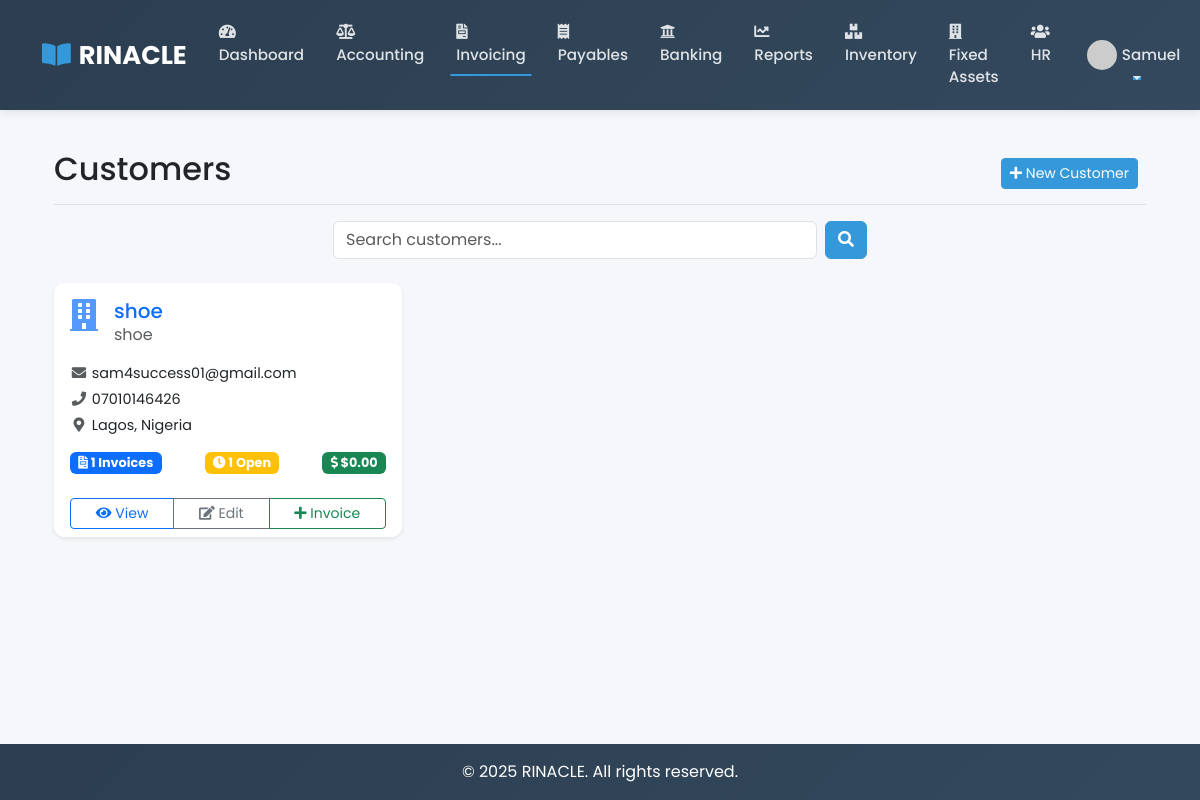
Page /invoicing/customers/ (signed in) on the committed database.
### invoicing/models.py (models this page shows, shortened)
class Customer(models.Model):
    CUSTOMER_TYPES = [
        ('business', 'Business'),
        ('individual', 'Individual'),
    ]
    customer_type = models.CharField(max_length=20, choices=CUSTOMER_TYPES, default='business')
    company_name = models.CharField(max_length=255, blank=True, null=True)
    first_name = models.CharField(max_length=100)
    last_name = models.CharField(max_length=100)
    email = models.EmailField()
    phone = models.CharField(max_length=20, blank=True, null=True)
    address_line1 = models.CharField(max_length=255, blank=True, null=True)
    address_line2 = models.CharField(max_length=255, blank=True, null=True)
    city = models.CharField(max_length=100, blank=True, null=True)
    state = models.CharField(max_length=100, blank=True, null=True)
    postal_code = models.CharField(max_length=20, blank=True, null=True)
    country = models.CharField(max_length=100, blank=True, null=True)
    tax_number = models.CharField(max_length=50, blank=True, null=True)
    notes = models.TextField(blank=True, null=True)
    created_at = models.DateTimeField(auto_now_add=True)
    updated_at = models.DateTimeField(auto_now=True)
    created_by = models.ForeignKey(settings.AUTH_USER_MODEL, on_delete=models.PROTECT, related_name='customers_created')
    class Meta:
        ordering = ['-created_at']
    def __str__(self):
        if self.customer_type == 'business' and self.company_name:
            return self.company_name
        return f"{self.first_name} {self.last_name}"

### invoicing/views.py (the view, shortened to what this page needs)
# urls.py: path('customers/', views.customer_list, name='customer_list'),
@login_required
def customer_list(request):
    customers = Customer.objects.all()
    search_query = request.GET.get('q')
    for customer in customers:
        customer.total_invoices = Invoice.objects.filter(customer=customer).count()
        customer.open_invoices = Invoice.objects.filter(
            customer=customer,
            status__in=['draft', 'sent', 'viewed', 'partially_paid', 'overdue']
        ).count()
        customer.total_spent = Invoice.objects.filter(
            customer=customer,
            status='paid'
        ).aggregate(total=Sum('total'))['total'] or 0
    paginator = Paginator(customers, 20)
    page_number = request.GET.get('page')
    page_obj = paginator.get_page(page_number)
    context = {
        'title': 'Customers',
        'customers': page_obj,
        'search_query': search_query,
        'is_paginated': paginator.num_pages > 1,
        'page_obj': page_obj,
    }
    return render(request, 'invoicing/customer_list.html', context)

### templates/invoicing/customer_list.html (shortened to what this page needs)
{% extends 'base.html' %}
{% block extra_css %}
<link href="https://cdnjs.cloudflare.com/ajax/libs/font-awesome/5.15.4/css/all.min.css" rel="stylesheet">
{% endblock %}
{% block content %}
<div class="container-fluid">
  <div class="d-flex justify-content-between flex-wrap flex-md-nowrap align-items-center pt-3 pb-2 mb-3 border-bottom">
    <h1 class="h2">Customers</h1>
    <div class="btn-toolbar mb-2 mb-md-0">
      <div class="btn-group me-2">
        <a href="{% url 'invoicing:customer_create' %}" class="btn btn-sm btn-primary">
          <i class="fas fa-plus"></i> New Customer
        </a>
      </div>
    </div>
  </div>
  <div class="row mb-4">
    <div class="col-md-6 offset-md-3">
      <form method="get" action="{% url 'invoicing:customer_list' %}" class="d-flex">
        <input type="text" name="q" class="form-control" placeholder="Search customers..." value="{{ search_query|default:'' }}">
        <button type="submit" class="btn btn-primary ms-2">
          <i class="fas fa-search"></i>
        </button>
      </form>
    </div>
  </div>
  <div class="row">
    {% for customer in customers %}
    <div class="col-md-4 mb-4">
      <div class="card shadow-sm customer-card h-100">
        <div class="card-body">
          <div class="d-flex mb-3">
            <div class="flex-shrink-0">
              {% if customer.customer_type == 'business' %}
              <i class="fas fa-building customer-icon text-primary"></i>
              {% else %}
              <i class="fas fa-user customer-icon text-info"></i>
              {% endif %}
            </div>
            <div class="flex-grow-1 ms-3">
              <h5 class="card-title mb-0">
                <a href="{% url 'invoicing:customer_detail' customer.id %}" class="text-decoration-none">
                  {{ customer }}
                </a>
              </h5>
              {% if customer.customer_type == 'business' and customer.company_name %}
                <p class="text-muted mb-0">{{ customer.company_name }}</p>
              {% endif %}
            </div>
          </div>
          <div class="customer-info mb-3">
            <p class="mb-1">
              <i class="fas fa-envelope fa-fw text-muted"></i> {{ customer.email }}
            </p>
            {% if customer.phone %}
            <p class="mb-1">
              <i class="fas fa-phone fa-fw text-muted"></i> {{ customer.phone }}
            </p>
            {% endif %}
            {% if customer.city or customer.country %}
            <p class="mb-1">
              <i class="fas fa-map-marker-alt fa-fw text-muted"></i>
              {{ customer.city }}{% if customer.city and customer.country %}, {% endif %}
              {{ customer.country }}
            </p>
            {% endif %}
          </div>
          <div class="d-flex justify-content-between">
            <span class="badge bg-primary stats-badge">
              <i class="fas fa-file-invoice"></i> {{ customer.total_invoices }} Invoices
            </span>
            {% if customer.open_invoices > 0 %}
            <span class="badge bg-warning stats-badge">
              <i class="fas fa-clock"></i> {{ customer.open_invoices }} Open
            </span>
            {% endif %}
            <span class="badge bg-success stats-badge">
              <i class="fas fa-dollar-sign"></i> ${{ customer.total_spent|floatformat:2 }}
            </span>
          </div>
        </div>
        <div class="card-footer bg-transparent border-top-0">
          <div class="btn-group btn-group-sm w-100">
            <a href="{% url 'invoicing:customer_detail' customer.id %}" class="btn btn-outline-primary">
              <i class="fas fa-eye"></i> View
            </a>
            <a href="{% url 'invoicing:customer_edit' customer.id %}" class="btn btn-outline-secondary">
              <i class="fas fa-edit"></i> Edit
            </a>
            <a href="{% url 'invoicing:invoice_create' %}?customer={{ customer.id }}" class="btn btn-outline-success">
              <i class="fas fa-plus"></i> Invoice
            </a>
          </div>
        </div>
      </div>
    </div>
    {% endfor %}
  </div>
</div>
{% endblock %}

### templates/base.html (shortened to what this page needs)
<!DOCTYPE html>
<html lang="en">
<head>
    <link href="https://cdn.jsdelivr.net/npm/bootstrap@5.3.0/dist/css/bootstrap.min.css" rel="stylesheet">
    <link href="https://cdnjs.cloudflare.com/ajax/libs/font-awesome/6.4.2/css/all.min.css" rel="stylesheet">
    {% block extra_css %}{% endblock %}
</head>
<body>
    <nav class="navbar navbar-expand-lg navbar-dark">
        <div class="container">
            <a class="navbar-brand" href="{% url 'core:home' %}">
                <i class="fas fa-book-open"></i>RINACLE
            </a>
            <div class="collapse navbar-collapse" id="navbarNav">
                <ul class="navbar-nav me-auto">
                    {% if user.is_authenticated %}
                        <li class="nav-item">
                            <a class="nav-link {% if request.resolver_match.url_name == 'dashboard' %}active{% endif %}" href="{% url 'core:dashboard' %}">
                                <i class="fas fa-tachometer-alt"></i> Dashboard
                            </a>
                        </li>
                        <li class="nav-item">
                            <a class="nav-link {% if request.resolver_match.url_name == 'accounting' %}active{% endif %}" href="{% url 'accounting:home' %}">
                                <i class="fas fa-balance-scale"></i> Accounting
                            </a>
                        </li>
                        <li class="nav-item">
                            <a class="nav-link {% if request.resolver_match.url_name == 'invoicing' %}active{% endif %}" href="{% url 'invoicing:home' %}">
                                <i class="fas fa-file-invoice"></i> Invoicing
                            </a>
                        </li>
                        <li class="nav-item">
                            <a class="nav-link {% if request.resolver_match.url_name == 'payables' %}active{% endif %}" href="{% url 'payables:home' %}">
                                <i class="fas fa-receipt"></i> Payables
                            </a>
                        </li>
                        <li class="nav-item">
                            <a class="nav-link {% if request.resolver_match.url_name == 'banking' %}active{% endif %}" href="{% url 'banking:home' %}">
                                <i class="fas fa-university"></i> Banking
                            </a>
                        </li>
                        <li class="nav-item">
                            <a class="nav-link {% if request.resolver_match.url_name == 'reports' %}active{% endif %}" href="{% url 'reports:home' %}">
                                <i class="fas fa-chart-line"></i> Reports
                            </a>
                        </li>
                        <li class="nav-item">
                            <a class="nav-link {% if request.resolver_match.url_name == 'inventory' %}active{% endif %}" href="{% url 'inventory:home' %}">
                                <i class="fas fa-boxes"></i> Inventory
                            </a>
                        </li>
                        <li class="nav-item">
                            <a class="nav-link {% if request.resolver_match.url_name == 'fixed_assets' %}active{% endif %}" href="{% url 'fixed_assets:home' %}">
                                <i class="fas fa-building"></i> Fixed Assets
                            </a>
                        </li>
                        <li class="nav-item">
                            <a class="nav-link {% if request.resolver_match.url_name == 'hr' %}active{% endif %}" href="{% url 'hr:home' %}">
                                <i class="fas fa-users"></i> HR
                            </a>
                        </li>
                    {% endif %}
                </ul>
                <ul class="navbar-nav">
                    {% if user.is_authenticated %}
                        <li class="nav-item dropdown">
                            <a class="nav-link dropdown-toggle d-flex align-items-center" href="#" role="button" data-bs-toggle="dropdown">
                                <div class="user-avatar">
                                    <img src="https://ui-avatars.com/api/?name={{ user.first_name }}+{{ user.last_name }}&background=3498db&color=fff" alt="{{ user.username }}">
                                </div>
                                {{ user.first_name|default:user.username }}
                            </a>
                        </li>
                    {% endif %}
                </ul>
            </div>
        </div>
    </nav>
    <main class="py-4">
        <div class="container">
            {% block content %}{% endblock %}
        </div>
    </main>
    <footer class="footer mt-auto py-3 bg-dark">
        <div class="container text-center">
            <span class="text-white">© {% now "Y" %} RINACLE. All rights reserved.</span>
        </div>
    </footer>
</body>
</html>

### templates/base.html (style rules this page uses)
:root { --primary-color: #3498db; --secondary-color: #2c3e50; --accent-color: #e74c3c; --light-bg: #f8f9fa; --dark-bg: #343a40; }
body { font-family: 'Poppins', sans-serif; display: flex; flex-direction: column; min-height: 100vh; background-color: #f5f7fa; }
main { flex: 1; }
.navbar { box-shadow: 0 2px 10px rgba(0, 0, 0, 0.1); padding: 0.7rem 1rem; background: linear-gradient(135deg, var(--secondary-color), #34495e); }
.navbar-brand { font-weight: 700; font-size: 1.6rem; display: flex; align-items: center; }
.navbar-brand i { margin-right: 8px; color: var(--primary-color); }
.nav-link { font-weight: 500; padding: 0.6rem 1rem !important; transition: all 0.3s ease; font-size: 0.95rem; position: relative; }
.nav-link:after { content: ''; position: absolute; width: 0; height: 2px; background: var(--primary-color); left: 50%; bottom: 0; transform: translateX(-50%); transition: width 0.3s; }
.nav-link:hover:after, .nav-link.active:after { width: 80%; }
.nav-link i { margin-right: 5px; }
.btn-primary { background-color: var(--primary-color); border-color: var(--primary-color); }
.card { border-radius: 10px; border: none; box-shadow: 0 4px 12px rgba(0, 0, 0, 0.05); transition: transform 0.3s, box-shadow 0.3s; }
footer { background: linear-gradient(135deg, var(--secondary-color), #34495e); color: white; padding: 2rem 0; margin-top: 3rem; }
.user-avatar { width: 30px; height: 30px; border-radius: 50%; overflow: hidden; margin-right: 5px; }
.user-avatar img { width: 100%; height: 100%; object-fit: cover; }
.navbar-dark .navbar-nav .nav-link { color: rgba(255, 255, 255, 0.85); }

### templates/invoicing/customer_list.html (style rules this page uses)
.customer-card { transition: transform 0.2s; }
.customer-icon { font-size: 2rem; opacity: 0.7; }
.customer-info { font-size: 0.9rem; }
.stats-badge { font-size: 0.8rem; }

### rows in the picture
Customer: customer_type+company_name "shoe", company_name "shoe", email "sam4success01@gmail.com", phone "07010146426", city "Lagos", country "Nigeria", total_invoices "1", open_invoices "1", total_spent "0.00"

### other values in the picture
{{ user.first_name|default:user.username }} "Samuel"
